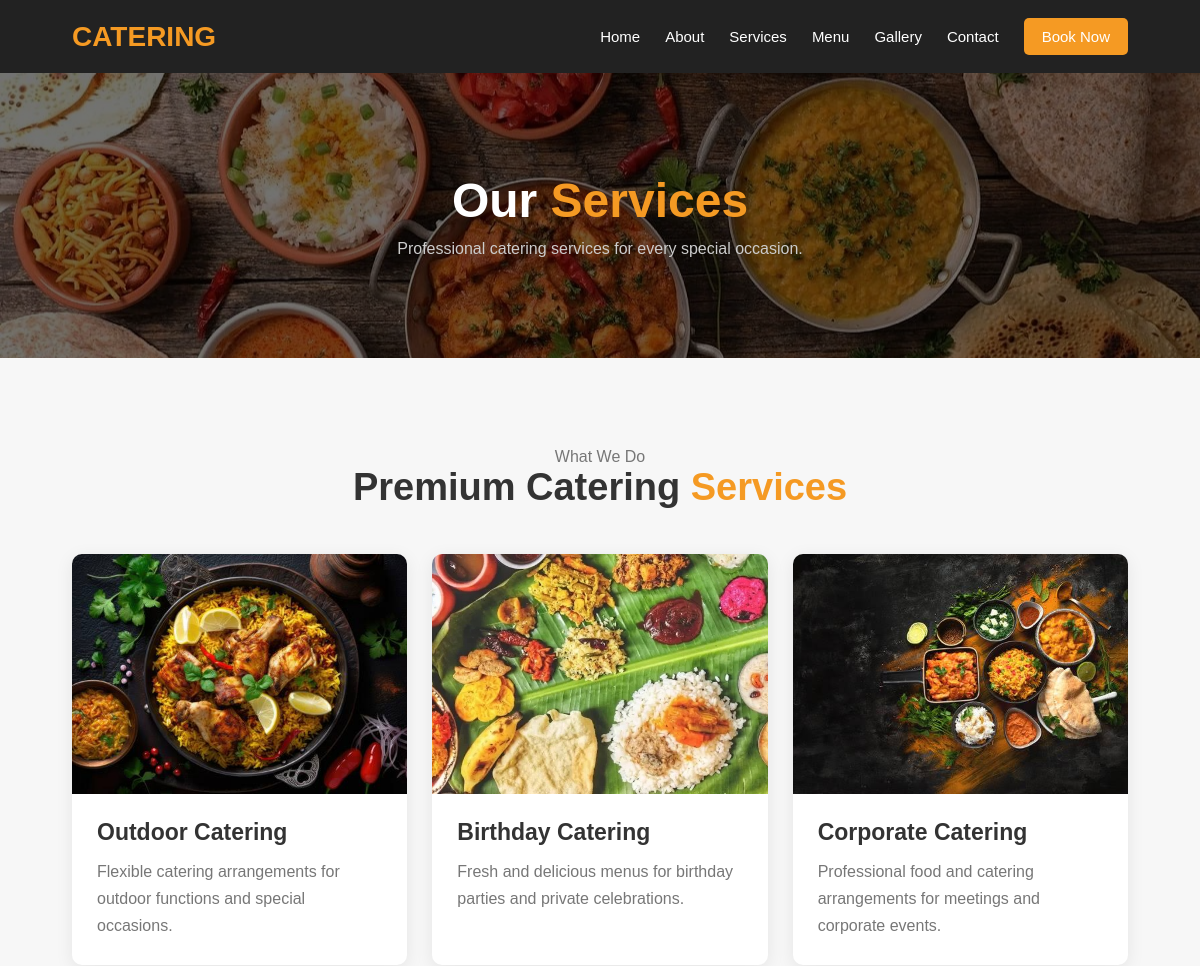
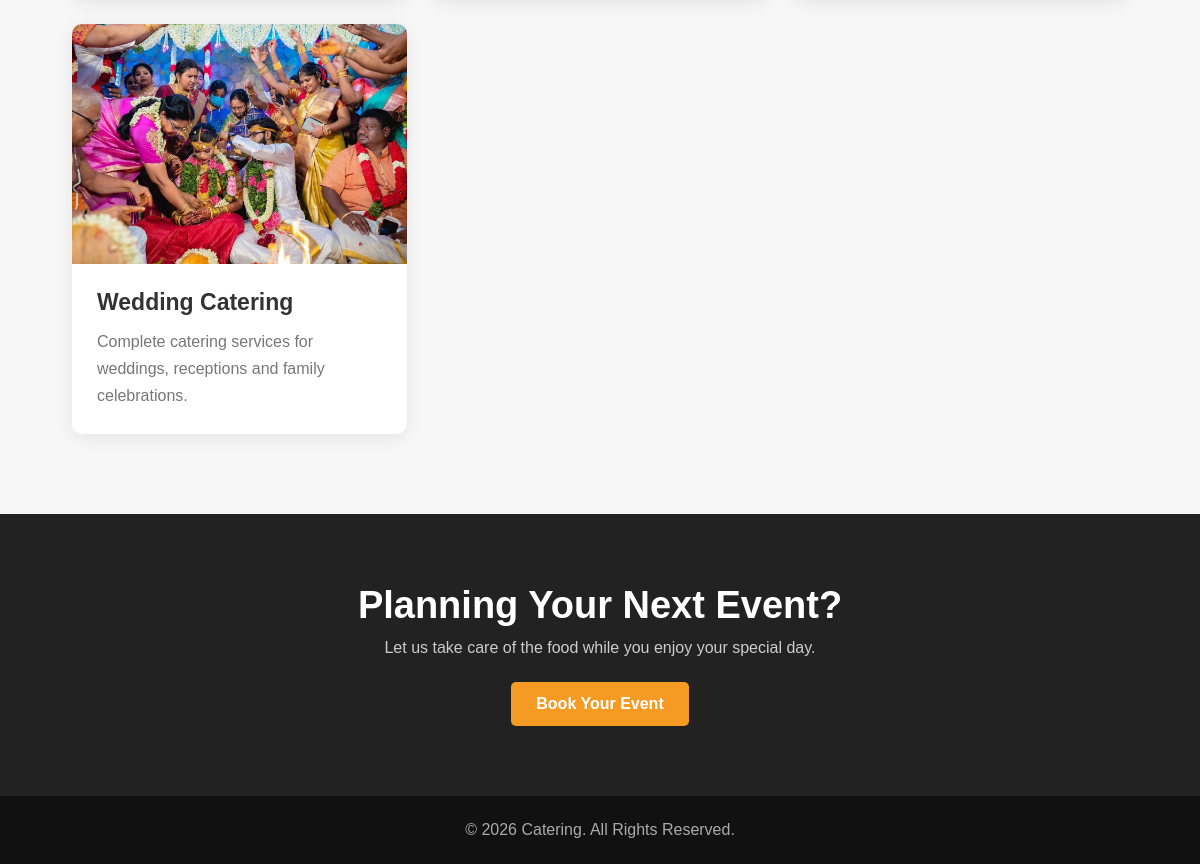
/services.php, run on the app's committed database (2 pictures, top to bottom).
### tables this page shows
CREATE TABLE `services` (
  `id` INT UNSIGNED NOT NULL AUTO_INCREMENT,
  `name` VARCHAR(150) NOT NULL,
  `description` TEXT DEFAULT NULL,
  `image` VARCHAR(255) DEFAULT NULL,
  `created_at` TIMESTAMP NOT NULL DEFAULT CURRENT_TIMESTAMP,
  PRIMARY KEY (`id`)
);

### services.php (the view, shortened to what this page needs)
<?php
include "db.php";
$result = $conn->query("
    SELECT id, name, description, image
    FROM services
    ORDER BY id DESC
");
?>
<!DOCTYPE html>
<html lang="en">
<head>
</head>
<body>
    <header>
        <div class="logo">
            CATERING
        </div>
        <nav class="site-nav">
            <a href="index.php">
                Home
            </a>
            <a href="about.php">
                About
            </a>
            <a href="services.php">
                Services
            </a>
            <a href="menu.php">
                Menu
            </a>
            <a href="gallery.php">
                Gallery
            </a>
            <a href="contact.php">
                Contact
            </a>
            <a href="booking.php" class="book-btn">
                Book Now
            </a>
        </nav>
    </header>
    <section class="page-header">
        <h1>
            Our <span>Services</span>
        </h1>
        <p>
            Professional catering services for every special occasion.
        </p>
    </section>
    <section class="services-section">
        <div class="section-title">
            <p>
                What We Do
            </p>
            <h2>
                Premium Catering <span>Services</span>
            </h2>
        </div>
        <div class="service-grid">
            <?php if ($result && $result->num_rows > 0): ?>
                <?php while ($service = $result->fetch_assoc()): ?>
                    <div class="service-card">
                        <div class="service-image">
                            <?php if (!empty($service['image'])): ?>
                                <img
                                    src="uploads/<?php echo htmlspecialchars($service['image']); ?>"
                                    alt="<?php echo htmlspecialchars($service['name']); ?>">
                            <?php else: ?>
                                <img
                                    src="assets/images/default.jpg"
                                    alt="Catering Service">
                            <?php endif; ?>
                        </div>
                        <div class="service-content">
                            <h3>
                                <?php
                                echo htmlspecialchars(
                                    $service['name']
                                );
                                ?>
                            </h3>
                            <p>
                                <?php
                                echo nl2br(
                                    htmlspecialchars(
                                        $service['description']
                                    )
                                );
                                ?>
                            </p>
                        </div>
                    </div>
                <?php endwhile; ?>
            <?php endif; ?>
        </div>
    </section>
    <section class="cta">
        <h2>
            Planning Your Next Event?
        </h2>
        <p>
            Let us take care of the food while you enjoy your special day.
        </p>
        <a href="booking.php">
            Book Your Event
        </a>
    </section>
    <footer>
        © <?php echo date("Y"); ?> Catering. All Rights Reserved.
    </footer>
</body>
</html>

### services.php (style rules this page uses)
* { margin: 0; padding: 0; box-sizing: border-box; font-family: Arial, sans-serif; }
body { background: #f7f7f7; color: #333; }
header { background: #222; padding: 18px 6%; display: flex; justify-content: space-between; align-items: center; }
.logo { color: #f59a23; font-size: 28px; font-weight: bold; }
nav { display: flex; gap: 25px; align-items: center; }
nav a { color: #fff; text-decoration: none; font-size: 15px; }
.book-btn { background: #f59a23; padding: 10px 18px; border-radius: 5px; }
.page-header { background-image: url("assets/images/services-bg.jpg"); background-size: cover; background-position: center; background-repeat: no-repeat; color: #fff; text-align: center; padding: 100px 20px; position: relative; }
.page-header::before { content: ""; position: absolute; inset: 0; background: rgba(0, 0, 0, 0.55); }
.page-header h1, .page-header p { position: relative; z-index: 1; }
.page-header h1 { font-size: 48px; margin-bottom: 12px; }
.page-header span { color: #f59a23; }
.page-header p { color: #ccc; font-size: 16px; }
.services-section { padding: 80px 6%; }
.section-title { text-align: center; margin-bottom: 45px; }
.section-title h2 { font-size: 38px; margin-bottom: 12px; }
.section-title span { color: #f59a23; }
.section-title p { color: #777; margin-top: 10px; }
.service-grid { max-width: 1200px; margin: auto; display: grid; grid-template-columns: repeat(3, 1fr); gap: 25px; }
.service-card { background: #fff; border-radius: 10px; overflow: hidden; box-shadow: 0 4px 18px rgba(0, 0, 0, .08); transition: .3s; }
.service-image { width: 100%; height: 240px; overflow: hidden; }
.service-image img { width: 100%; height: 100%; object-fit: cover; transition: .3s; }
.service-content { padding: 25px; }
.service-content h3 { font-size: 23px; margin-bottom: 12px; }
.service-content p { color: #777; line-height: 1.7; }
.cta { background: #222; text-align: center; color: #fff; padding: 70px 20px; }
.cta h2 { font-size: 38px; margin-bottom: 12px; }
.cta p { color: #ccc; margin-bottom: 25px; }
.cta a { display: inline-block; background: #f59a23; color: #fff; text-decoration: none; padding: 13px 25px; border-radius: 5px; font-weight: bold; }
footer { background: #111; color: #aaa; text-align: center; padding: 25px; }

### data on the page
services: image (picture), name "Outdoor Catering", description "Flexible catering arrangements for outdoor functions and special occasions."
services: image (picture), name "Birthday Catering", description "Fresh and delicious menus for birthday parties and private celebrations."
services: image (picture), name "Corporate Catering", description "Professional food and catering arrangements for meetings and corporate events."
services: image (picture), name "Wedding Catering", description "Complete catering services for weddings, receptions and family celebrations."
